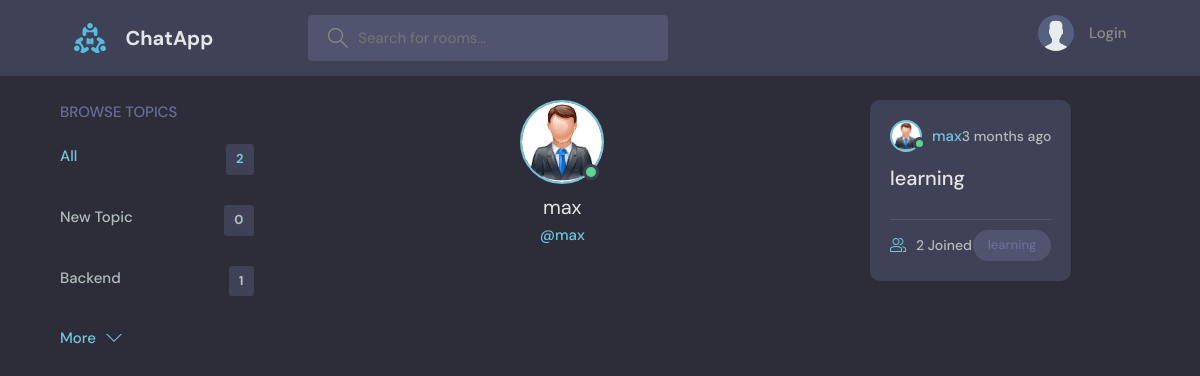
The app's page /profile/1/, older data.
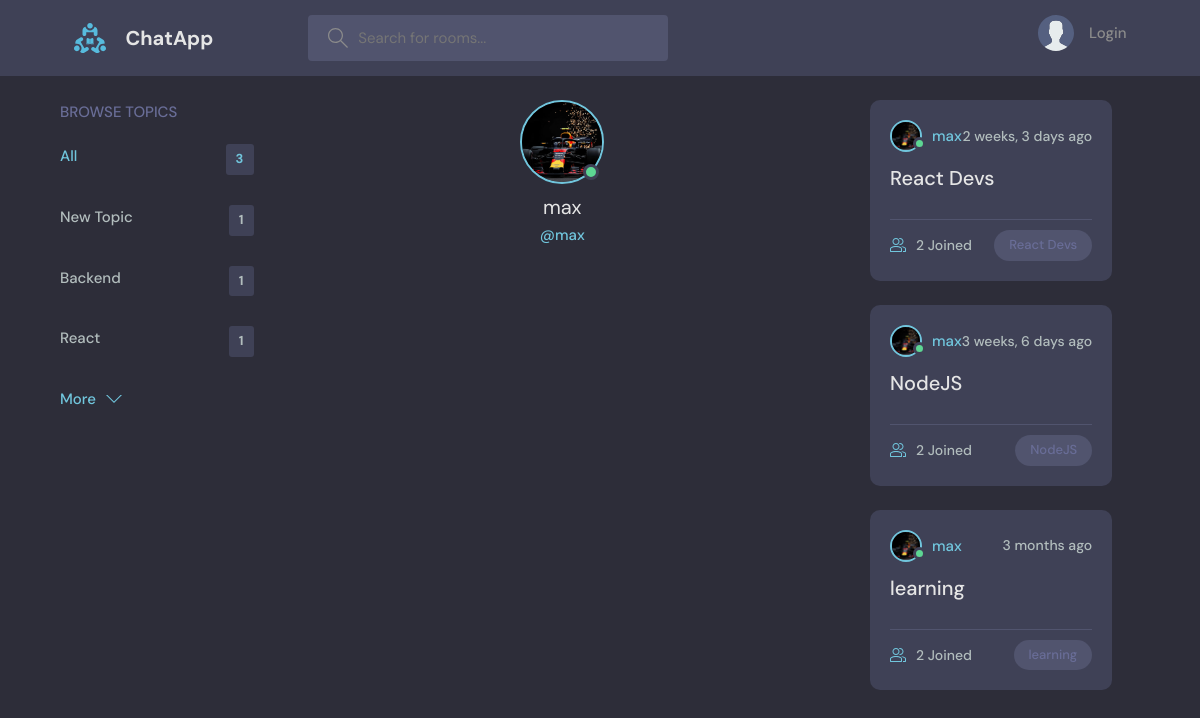
The same page, newer data.
### base/models.py (models this page shows, shortened)
class Topic(models.Model):
    name = models.CharField(max_length=200)

class User(AbstractUser):
    name = models.CharField(max_length=200, null=True)
    email = models.EmailField(null=True, unique=True)
    bio = models.TextField(null=True)
    avatar = models.ImageField(null=True, default="avatar.svg")
    USERNAME_FIELD = 'email'
    REQUIRED_FIELDS = []

class Room(models.Model):
    host = models.ForeignKey(User, on_delete=models.SET_NULL, null=True)
    topic = models.ForeignKey(Topic, on_delete=models.SET_NULL, null=True)
    name = models.CharField(max_length=200)
    description = models.TextField(null=True, blank=True)
    participants = models.ManyToManyField(User,blank=True, related_name='participants')
    update = models.DateTimeField(auto_now=True)
    created = models.DateTimeField(auto_now_add=True)
    class Meta:
        ordering = ['-update', '-created']

### base/views.py (the view)
# urls.py: path('profile/<str:pk>/', views.userProfile, name="userprofile"),  # User profile view
def userProfile(request, pk):
    user = User.objects.get(id=pk)
    rooms = user.room_set.all()
    room_messages = user.message_set.all()
    topics = Topic.objects.all()
    context = {'user': user, 'rooms': rooms, 'room_messages' : room_messages, 'topics' : topics}
    return render(request, 'base/profile.html', context)

### base/templates/base/profile.html (shortened to what this page needs)
{% extends 'main.html' %}
{% block content %}
  <main class="profile-page layout layout--3">
    <div class="container">
      {% include 'base/topics_acti.html' %}
      <div class="roomList">
        <div class="profile">
          <div class="profile__avatar">
            <div class="avatar avatar--large active">
              <img src="{{user.avatar.url}}" />
            </div>
          </div>
          <div class="profile__info">
            <h3>{{user.username}}</h3>
            <p>@{{user.username}}</p>
          </div>
          </div>
        </div>
        <div class="roomList__header">
          <div>
        {% include 'base/form_acti.html' %}
      </div>
    </div>
  </main>
{% endblock content %}

### templates/main.html (shortened to what this page needs)
<!DOCTYPE html>
{% load static %}
<html lang="en">
  <head>
    <link rel="stylesheet" href="{% static 'styles/style.css' %}" />
  </head>
  <body>
    {%  include 'navbar.html' %}
    {%   block content  %}
    {%   endblock   %}
  </body>
</html>

### templates/navbar.html (shortened to what this page needs)
{% load static %}
<header class="header header--loggedIn">
    <div class="container">
      <a href="{% url 'home' %}" class="header__logo">
        <img src="{% static 'images/logo.svg' %}" />
        <h1>ChatApp</h1>
      </a>
      <form class="header__search" method="GET" action="{% url 'home' %}">
        <label>
          <input placeholder="Search for rooms..." />
        </label>
      </form>
      <nav class="header__menu">
        {% if request.user.is_authenticated %}
        <div class="header__user">
          <a href="{% url 'updateuser' %}">
            <div class="avatar avatar--medium active">
              <img src="{{request.user.avatar.url}}" />
            </div>
            <p>{{request.user.username}} <span>{{request.user.username}}</span></p>
          </a>
          <button class="dropdown-button">
            <svg version="1.1" xmlns="http://www.w3.org/2000/svg" width="32" height="32" viewBox="0 0 32 32">
              <title>chevron-down</title>
              <path d="M16 21l-13-13h-3l16 16 16-16h-3l-13 13z"></path>
            </svg>
          </button>
        </div>
        {% else %}
            <a href="{% url 'login' %}">
                <img src="{% static 'images/avatar.svg' %}" />
            <p>Login</p>
            </a>
        {% endif %}
      </nav>
    </div>
  </header>

### base/templates/base/topics_acti.html
<div class="topics">
    <div class="topics__header">
      <h2>Browse Topics</h2>
    </div>
    <ul class="topics__list">
      <li>
        <a href="{% url 'home' %}" class="active">All <span>{{topics.count}}</span></a>
      </li>
      {% for topic in topics %}
      <li>
        <a href="{% url 'home' %}?q={{topic.name}}">{{topic.name}} <span>{{topic.room_set.all.count}}</span></a>
      </li>
      {% endfor %}
    </ul>
    <a class="btn btn--link" href="{% url 'topics' %}">
      More
      <svg version="1.1" xmlns="http://www.w3.org/2000/svg" width="32" height="32" viewBox="0 0 32 32">
        <title>chevron-down</title>
        <path d="M16 21l-13-13h-3l16 16 16-16h-3l-13 13z"></path>
      </svg>
    </a>
  </div>

### base/templates/base/form_acti.html (shortened to what this page needs)
{% for room in rooms %}
<div class="roomListRoom">
    <div class="roomListRoom__header">
      <a href="{% url 'userprofile' room.host.id%}" class="roomListRoom__author">
        <div class="avatar avatar--small active">
          <img src="{{room.host.avatar.url }}" />
        </div>
        <span>{{room.host.username}}</span>
      </a>
      <div class="roomListRoom__actions">
        <span>{{room.created|timesince}} ago</span>
      </div>
    </div>
    <div class="roomListRoom__content">
      <a href="{% url 'room' room.id %}">{{room.name}}</a>
    </div>
    <div class="roomListRoom__meta">
      <a href="{% url 'room' room.id %}" class="roomListRoom__joined">
        {{room.participants.all.count}} Joined
      </a>
      <p class="roomListRoom__topic">{{room.name}}</p>
    </div>
  </div>
{% endfor %}

Row changes from the older to the newer data that the page shows:
computed for Topic "New Topic": room_set.all.count "0" → "1"
added Topic: name "React", room_set.all.count "1"
changed User "max": avatar: picture added in place of a placeholder
added Room: host.avatar (picture), host.username "max", created "2 weeks, 3 days", name "React Devs", participants.all.count "2"
added Room: host.avatar (picture), host.username "max", created "3 weeks, 6 days", name "NodeJS", participants.all.count "2"
changed through a linked row, Room "learning": host.avatar: picture added in place of a placeholder
Text that changed along with them:
{{ topics.count }}: "2" → "3"
